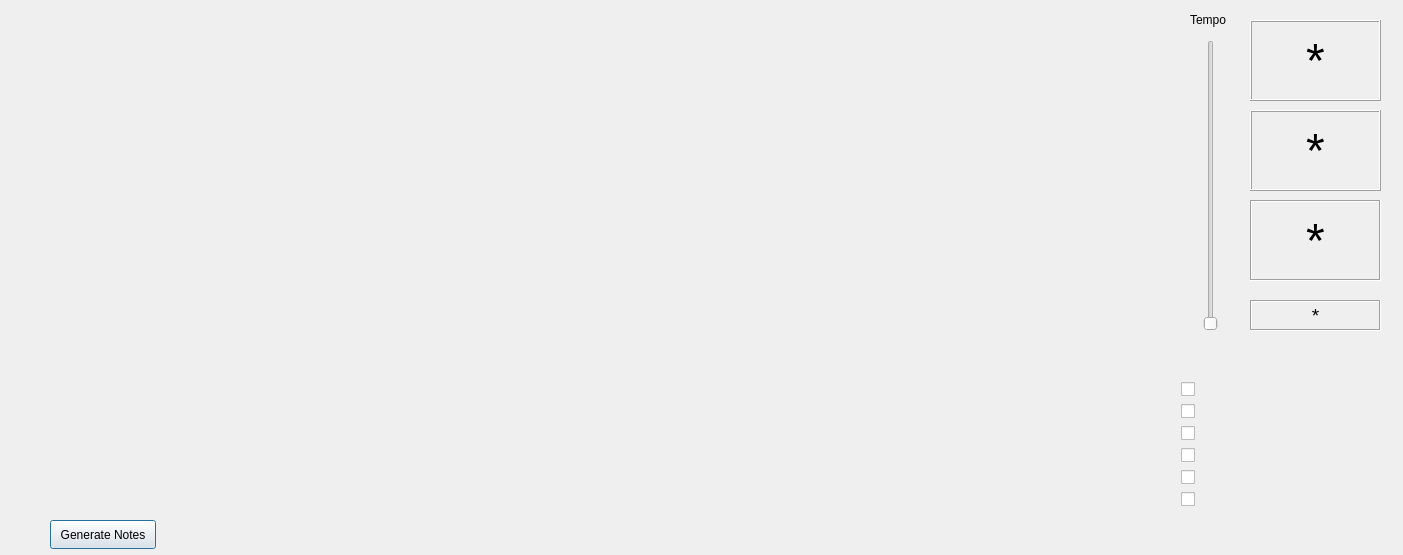
<?xml version="1.0" encoding="UTF-8"?>
<ui version="4.0">
 <class>Dialog</class>
 <widget class="QDialog" name="Dialog">
  <property name="geometry">
   <rect>
    <x>0</x>
    <y>0</y>
    <width>1403</width>
    <height>555</height>
   </rect>
  </property>
  <property name="windowTitle">
   <string>Dialog</string>
  </property>
  <widget class="Freet" name="FREET" native="true">
   <property name="geometry">
    <rect>
     <x>50</x>
     <y>360</y>
     <width>1101</width>
     <height>161</height>
    </rect>
   </property>
   <property name="cursor">
    <cursorShape>CrossCursor</cursorShape>
   </property>
  </widget>
  <widget class="CScale" name="SCALE" native="true">
   <property name="geometry">
    <rect>
     <x>50</x>
     <y>20</y>
     <width>1131</width>
     <height>271</height>
    </rect>
   </property>
   <property name="cursor">
    <cursorShape>BlankCursor</cursorShape>
   </property>
  </widget>
  <widget class="QLabel" name="note">
   <property name="geometry">
    <rect>
     <x>1250</x>
     <y>20</y>
     <width>131</width>
     <height>81</height>
    </rect>
   </property>
   <property name="font">
    <font>
     <pointsize>36</pointsize>
    </font>
   </property>
   <property name="frameShape">
    <enum>QFrame::Box</enum>
   </property>
   <property name="frameShadow">
    <enum>QFrame::Raised</enum>
   </property>
   <property name="text">
    <string>*</string>
   </property>
   <property name="alignment">
    <set>Qt::AlignCenter</set>
   </property>
   <property name="indent">
    <number>1</number>
   </property>
  </widget>
  <widget class="QLabel" name="enote">
   <property name="geometry">
    <rect>
     <x>1250</x>
     <y>110</y>
     <width>131</width>
     <height>81</height>
    </rect>
   </property>
   <property name="font">
    <font>
     <pointsize>36</pointsize>
    </font>
   </property>
   <property name="frameShape">
    <enum>QFrame::Box</enum>
   </property>
   <property name="frameShadow">
    <enum>QFrame::Raised</enum>
   </property>
   <property name="text">
    <string>*</string>
   </property>
   <property name="alignment">
    <set>Qt::AlignCenter</set>
   </property>
   <property name="indent">
    <number>1</number>
   </property>
  </widget>
  <widget class="QLabel" name="idx">
   <property name="geometry">
    <rect>
     <x>1250</x>
     <y>200</y>
     <width>131</width>
     <height>81</height>
    </rect>
   </property>
   <property name="font">
    <font>
     <pointsize>36</pointsize>
    </font>
   </property>
   <property name="frameShape">
    <enum>QFrame::Box</enum>
   </property>
   <property name="frameShadow">
    <enum>QFrame::Sunken</enum>
   </property>
   <property name="text">
    <string>*</string>
   </property>
   <property name="alignment">
    <set>Qt::AlignCenter</set>
   </property>
   <property name="indent">
    <number>1</number>
   </property>
  </widget>
  <widget class="QLabel" name="freq">
   <property name="geometry">
    <rect>
     <x>1250</x>
     <y>300</y>
     <width>131</width>
     <height>31</height>
    </rect>
   </property>
   <property name="font">
    <font>
     <pointsize>14</pointsize>
    </font>
   </property>
   <property name="frameShape">
    <enum>QFrame::Box</enum>
   </property>
   <property name="frameShadow">
    <enum>QFrame::Sunken</enum>
   </property>
   <property name="text">
    <string>*</string>
   </property>
   <property name="alignment">
    <set>Qt::AlignCenter</set>
   </property>
   <property name="indent">
    <number>1</number>
   </property>
  </widget>
  <widget class="QLabel" name="label">
   <property name="geometry">
    <rect>
     <x>1190</x>
     <y>10</y>
     <width>72</width>
     <height>19</height>
    </rect>
   </property>
   <property name="text">
    <string>Tempo</string>
   </property>
  </widget>
  <widget class="QSlider" name="tempoSlide">
   <property name="geometry">
    <rect>
     <x>1200</x>
     <y>40</y>
     <width>21</width>
     <height>291</height>
    </rect>
   </property>
   <property name="orientation">
    <enum>Qt::Vertical</enum>
   </property>
  </widget>
  <widget class="QLabel" name="qpm">
   <property name="geometry">
    <rect>
     <x>1180</x>
     <y>250</y>
     <width>72</width>
     <height>19</height>
    </rect>
   </property>
   <property name="text">
    <string/>
   </property>
  </widget>
  <widget class="QPushButton" name="pushButton">
   <property name="geometry">
    <rect>
     <x>50</x>
     <y>520</y>
     <width>106</width>
     <height>29</height>
    </rect>
   </property>
   <property name="text">
    <string>Generate Notes</string>
   </property>
  </widget>
  <widget class="QWidget" name="verticalLayoutWidget">
   <property name="geometry">
    <rect>
     <x>1170</x>
     <y>370</y>
     <width>61</width>
     <height>151</height>
    </rect>
   </property>
   <layout class="QVBoxLayout" name="verticalLayout">
    <item>
     <widget class="QCheckBox" name="CK6">
      <property name="text">
       <string/>
      </property>
     </widget>
    </item>
    <item>
     <widget class="QCheckBox" name="CK5">
      <property name="text">
       <string/>
      </property>
     </widget>
    </item>
    <item>
     <widget class="QCheckBox" name="CK4">
      <property name="text">
       <string/>
      </property>
     </widget>
    </item>
    <item>
     <widget class="QCheckBox" name="CK3">
      <property name="text">
       <string/>
      </property>
     </widget>
    </item>
    <item>
     <widget class="QCheckBox" name="CK2">
      <property name="text">
       <string/>
      </property>
     </widget>
    </item>
    <item>
     <widget class="QCheckBox" name="CK1">
      <property name="text">
       <string/>
      </property>
     </widget>
    </item>
   </layout>
  </widget>
 </widget>
 <layoutdefault spacing="6" margin="11"/>
 <customwidgets>
  <customwidget>
   <class>Freet</class>
   <extends>QWidget</extends>
   <header location="global">freet.h</header>
   <container>1</container>
  </customwidget>
  <customwidget>
   <class>CScale</class>
   <extends>QWidget</extends>
   <header>cscale.h</header>
   <container>1</container>
  </customwidget>
 </customwidgets>
 <resources/>
 <connections/>
</ui>
